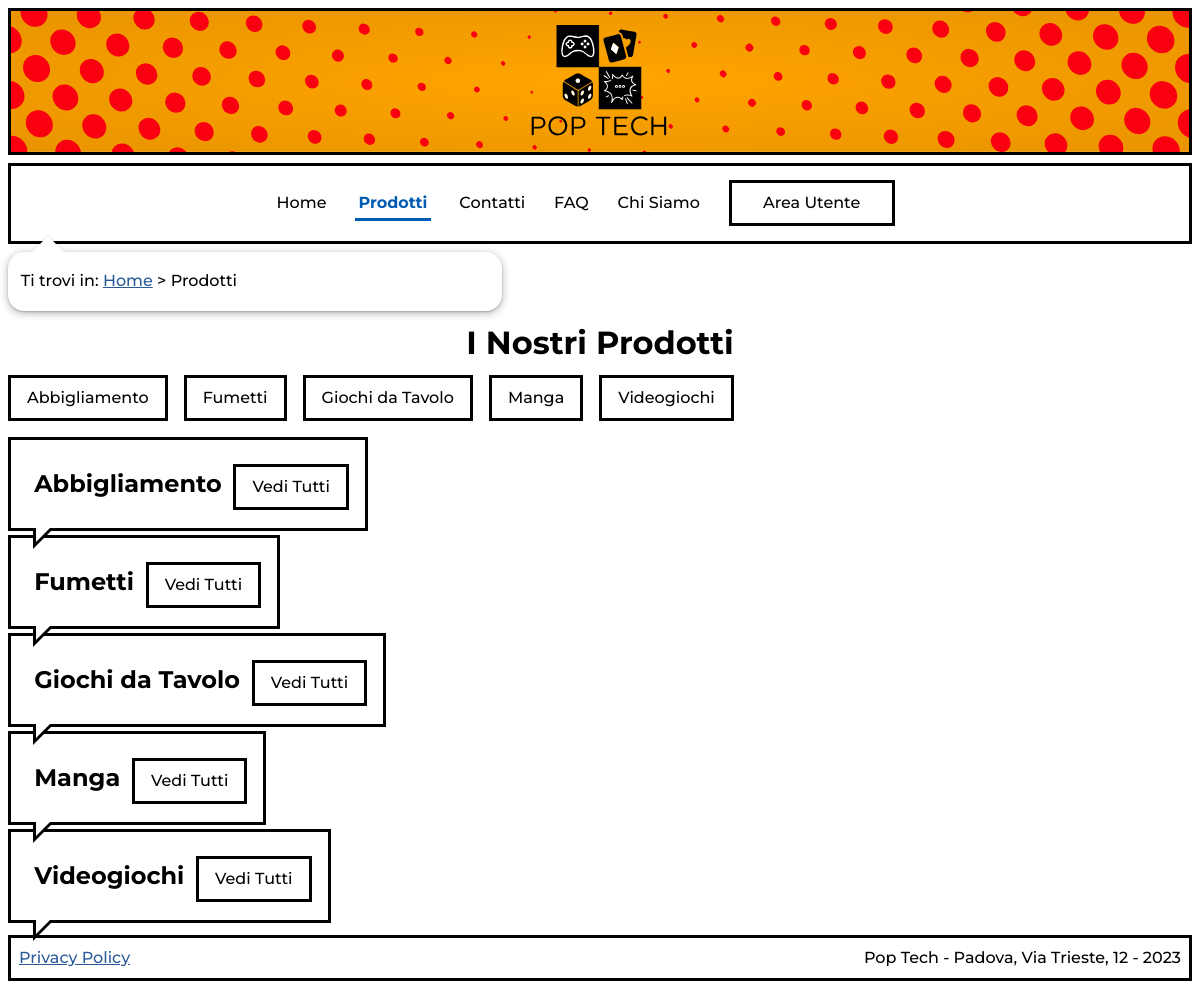
The app's page /prodotti.php with its own data.
### tables this page shows
CREATE TABLE `categoria` (
  `ID` int(11) UNSIGNED NOT NULL,
  `nome` varchar(100) NOT NULL,
  `inPrimaPagina` tinyint(1) NOT NULL,
  `keywords` varchar(500) NOT NULL,
  `descrizione` varchar(500) NOT NULL
);

### includes/connection.php (called while the page is built, shortened)
<?php
class DBAccess{
    private $connection;
    public function open_connection(){
        $this->connection = mysqli_connect(DBAccess::HOST_DB, DBAccess::USERNAME, DBAccess::PASSWORD, DBAccess::DATABASE_NAME);
        if(mysqli_connect_errno()) {
            echo "Errore di connessione al database: " . mysqli_connect_error();
            return false;
        }
        else{
            return true;
        }
    }
    public function exec_select_query($query){
        $res = mysqli_query($this->connection, $query) or die("Errore DB: ".mysqli_error($this->connection));
        if(mysqli_num_rows($res)==0){
            return array();
        }else{
            $resArray = array();
            while($row = mysqli_fetch_assoc($res)){
                array_push($resArray,$row);
            }
            return $resArray;
        }
    }
}
?>

### includes/utilities.php (the view, shortened to what this page needs)
<?php
require_once('connection.php');
function replace_in_page(String $html, String $title, String $id, String $breadcrumbs, String $keywords, String $description, String $content, String $onload = ''){
    $header = file_get_contents('layouts/header.html');
    $html = str_replace('{{onload}}',$onload,$html);
    $html  = str_replace('{{header}}',$header,$html);
    $html = str_replace('{{title}}',$title,$html);
    $html = str_replace('{{keywords}}',$keywords,$html);
    $html = str_replace('{{description}}',$description,$html);
    $html = str_replace('{{pageID}}',$id,$html);
    $html = str_replace('{{breadcrumbs}}',$breadcrumbs,$html);
    $html = str_replace('{{content}}',$content,$html);
    $footer = file_get_contents('layouts/footer.html');
    $html   = str_replace('{{footer}}',$footer,$html);
    return $html;
}
function parse_lang(String $string, bool $delete=false){
    if($delete){
        $replaceStart = '';
        $replaceEnd = '';
    }else{
        $replaceStart = '<span lang="${2}">';
        $replaceEnd = '</span>';
    }
    $string = preg_replace('/\[\/.{2}\]/', $replaceEnd, $string);
    $string = preg_replace('/(\[)([a-z]{2})(\])/', $replaceStart, $string);
    return $string;
}
function get_menu(){
    $menu = '';
    $links = ["index.php","prodotti.php","contatti.php","FAQ.php","chiSiamo.html"];
    $names = ["Home","Prodotti","Contatti","FAQ","Chi Siamo"];
    $langs = ["en","","","en",""];
    $nLinks = count($links);
    $strToRemove = ROOT_FOLDER;
    $currentPage = str_replace($strToRemove,"",$_SERVER['REQUEST_URI']);
    for($i=0;$i<$nLinks;$i++){
        if($currentPage==$links[$i] || ($currentPage=='' && $links[$i]=='index.php')){
            $menu .= '<li id="currentLink" '.(($langs[$i])?'lang="'.$langs[$i].'"':'').'>'.$names[$i].'</li>';
        }else{
            $menu .= '<li><a href="'.$links[$i].'" '.(($langs[$i])?'lang="'.$langs[$i].'"':'').'>'.$names[$i].'</a></li>';
        }
    }
    $menu .= '<li><a class="button" href="area-utente/" >Area Utente</a></li>';
    return $menu;
}
?>

### prodotti.php (shortened to what this page needs)
<?php
    require_once "includes/connection.php";
    require_once "includes/utilities.php";
    $template = file_get_contents('layouts/layout.html');
    $pageID = 'prodotti';
    $title = "Prodotti - Pop Tech";
    $breadcrumbs = '<p>Ti trovi in: <a href="index.php" lang="en">Home</a> &gt; Prodotti</p> ';
    $connection = new DBAccess;
    $content = '<h1>I Nostri Prodotti</h1>';
    if ($connection->open_connection()) {
        $categories = $connection->exec_select_query('SELECT id, nome FROM categoria ORDER BY nome;');
        $content .= '<div class="categoryList">';
        foreach($categories as $category){
            $content .= '<a href="#cat-'.$category['id'].'" class="button">'.parse_lang($category['nome']).'</a>';
        }
        $content .= '</div>';
        foreach($categories as $category){
            $content .= '<div class="comic_box" id="cat-'.$category['id'].'"><h2 class="categoryTitle">'.parse_lang($category['nome']).'</h2> <a href="categoria.php?id='.$category['id'].'" class="button" title="Vedi i prodotti in '.parse_lang($category['nome']).'">Vedi Tutti</a></div>';
            $content .= '<div class="productsRow">';
            $content .= "</div>";
        }
    }else{
        $content .= getDBConnectionError();
    }
    $menu = get_menu();
    $template = str_replace('{{menu}}',$menu,$template);
    echo replace_in_page($template,$title,$pageID,$breadcrumbs,'fumetti, manga, action figures, giochi da tavolo, videogiochi, abbigliamento, abbigliamento gamer, gaming','Scopri i nostri prodotti dai Fumetti e i Manga ai Giochi da Tavolo, Videogiochi e molto altro ancora.',$content,'addScrollEventListener()');
?>

### styles/tablet.css (style rules this page uses)
:root { --chiSiamoGrad1Stop1: #FDC708; --chiSiamoGrad1Stop2: #FFF5D1; --contattiGrad1Stop1: #55BEF9; --contattiGrad1Stop2: #DCF1FD; --contattiGrad2Stop1: #FFF494; --contattiGrad2Stop2: #FFC671; --bordercolor: #000; }
#prodotti .categoryList a.button { margin-bottom: 1em; }

### styles/mobile.css (style rules this page uses)
:root { --chiSiamoGrad1Stop1: #FDC708; --chiSiamoGrad1Stop2: #FFF5D1; --contattiGrad1Stop1: #55BEF9; --contattiGrad1Stop2: #DCF1FD; --contattiGrad2Stop1: #FFC671; --contattiGrad2Stop2: #FFF27F; --bordercolor: #000; }
header#header h1 { background-position: left; margin-left: 0.1em; font-size: 5em; }
nav#menu { opacity: 0; margin: 0; max-height: 1px; overflow-y: hidden; text-align: center; transition: opacity 0.5s ease-out; }
nav#menu ul li { align-items: center; flex-direction: column; justify-content: center; display: flex; margin: 0.5em 0em 0.5em 0em; }
nav#breadcrumbs { max-width: 100%; margin: 0em 0.5em; }
main#content { margin: 0.5em; padding: 0em; }
main#content h1 { margin: 0.0em; line-height: 1.2; }
.categoryList a { margin-bottom: 1em; }

### styles/print.css (style rules this page uses)
html,body { font-size: 12pt; line-height: 1.5em; }
body { margin: auto; font-family: "Times New Roman", serif; }
a:not([href*="#"]):not([href*="http"]):after { content: " ( http://tecweb.studenti.math.unipd.it/gmoretto/" attr(href) " )"; }
header#header h1 { height: 3cm; width: auto; content: url(../images/logo.svg); margin-left: auto; margin-right: auto; }
footer { margin-top: 0.5cm; text-align: center; }
footer a { display: none; }
#menu { display: none; }
main#content .button { display: none; }
.categoryTitle { font-size: 0.7cm; display: inline-block; text-transform: uppercase; }

### records on screen
categoria: nome "Abbigliamento"
categoria: nome "Fumetti"
categoria: nome "Giochi da Tavolo"
categoria: nome "Manga"
categoria: nome "Videogiochi"

### other values on screen
$names[$i] "Home"
$names[$i] "Prodotti"
$names[$i] "Contatti"
$names[$i] "FAQ"
$names[$i] "Chi Siamo"
